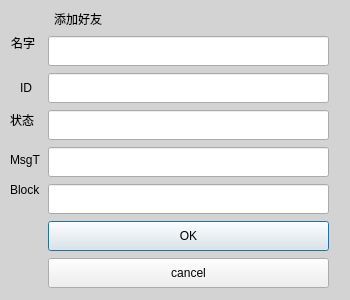
<?xml version="1.0" encoding="UTF-8"?>
<ui version="4.0">
 <class>AddNewFriends</class>
 <widget class="QDialog" name="AddNewFriends">
  <property name="geometry">
   <rect>
    <x>0</x>
    <y>0</y>
    <width>350</width>
    <height>300</height>
   </rect>
  </property>
  <property name="minimumSize">
   <size>
    <width>350</width>
    <height>300</height>
   </size>
  </property>
  <property name="maximumSize">
   <size>
    <width>350</width>
    <height>300</height>
   </size>
  </property>
  <property name="windowTitle">
   <string>Dialog</string>
  </property>
  <property name="styleSheet">
   <string notr="true">QDialog
{
	background-color: rgb(211,211,211);
}


QPushButton:hover
{
	background-color: rgb(169, 189, 35);
	border: none;
}</string>
  </property>
  <widget class="QLabel" name="label">
   <property name="geometry">
    <rect>
     <x>48</x>
     <y>11</y>
     <width>60</width>
     <height>16</height>
    </rect>
   </property>
   <property name="layoutDirection">
    <enum>Qt::LeftToRight</enum>
   </property>
   <property name="text">
    <string>添加好友</string>
   </property>
   <property name="alignment">
    <set>Qt::AlignCenter</set>
   </property>
  </widget>
  <widget class="QWidget" name="layoutWidget">
   <property name="geometry">
    <rect>
     <x>48</x>
     <y>35</y>
     <width>281</width>
     <height>254</height>
    </rect>
   </property>
   <layout class="QVBoxLayout" name="verticalLayout">
    <item>
     <widget class="QLineEdit" name="nameLine">
      <property name="minimumSize">
       <size>
        <width>0</width>
        <height>30</height>
       </size>
      </property>
      <property name="maximumSize">
       <size>
        <width>16777215</width>
        <height>30</height>
       </size>
      </property>
     </widget>
    </item>
    <item>
     <widget class="QLineEdit" name="idLine">
      <property name="minimumSize">
       <size>
        <width>0</width>
        <height>30</height>
       </size>
      </property>
      <property name="maximumSize">
       <size>
        <width>16777215</width>
        <height>30</height>
       </size>
      </property>
     </widget>
    </item>
    <item>
     <widget class="QLineEdit" name="statusLine">
      <property name="minimumSize">
       <size>
        <width>0</width>
        <height>30</height>
       </size>
      </property>
      <property name="maximumSize">
       <size>
        <width>16777215</width>
        <height>30</height>
       </size>
      </property>
     </widget>
    </item>
    <item>
     <widget class="QLineEdit" name="msgLine">
      <property name="minimumSize">
       <size>
        <width>0</width>
        <height>30</height>
       </size>
      </property>
      <property name="maximumSize">
       <size>
        <width>16777215</width>
        <height>30</height>
       </size>
      </property>
     </widget>
    </item>
    <item>
     <widget class="QLineEdit" name="blockLine">
      <property name="minimumSize">
       <size>
        <width>0</width>
        <height>30</height>
       </size>
      </property>
      <property name="maximumSize">
       <size>
        <width>16777215</width>
        <height>30</height>
       </size>
      </property>
     </widget>
    </item>
    <item>
     <widget class="QPushButton" name="btnOK">
      <property name="minimumSize">
       <size>
        <width>0</width>
        <height>30</height>
       </size>
      </property>
      <property name="text">
       <string>OK</string>
      </property>
     </widget>
    </item>
    <item>
     <widget class="QPushButton" name="cancel">
      <property name="minimumSize">
       <size>
        <width>0</width>
        <height>30</height>
       </size>
      </property>
      <property name="text">
       <string>cancel</string>
      </property>
     </widget>
    </item>
   </layout>
  </widget>
  <widget class="QLabel" name="label_2">
   <property name="geometry">
    <rect>
     <x>11</x>
     <y>35</y>
     <width>30</width>
     <height>16</height>
    </rect>
   </property>
   <property name="text">
    <string>名字</string>
   </property>
  </widget>
  <widget class="QLabel" name="label_3">
   <property name="geometry">
    <rect>
     <x>20</x>
     <y>80</y>
     <width>16</width>
     <height>16</height>
    </rect>
   </property>
   <property name="text">
    <string>ID</string>
   </property>
  </widget>
  <widget class="QLabel" name="label_4">
   <property name="geometry">
    <rect>
     <x>10</x>
     <y>110</y>
     <width>31</width>
     <height>20</height>
    </rect>
   </property>
   <property name="text">
    <string>状态</string>
   </property>
  </widget>
  <widget class="QLabel" name="label_5">
   <property name="geometry">
    <rect>
     <x>10</x>
     <y>150</y>
     <width>31</width>
     <height>20</height>
    </rect>
   </property>
   <property name="text">
    <string>MsgT</string>
   </property>
  </widget>
  <widget class="QLabel" name="label_6">
   <property name="geometry">
    <rect>
     <x>10</x>
     <y>180</y>
     <width>31</width>
     <height>20</height>
    </rect>
   </property>
   <property name="text">
    <string>Block</string>
   </property>
  </widget>
 </widget>
 <resources/>
 <connections/>
</ui>
